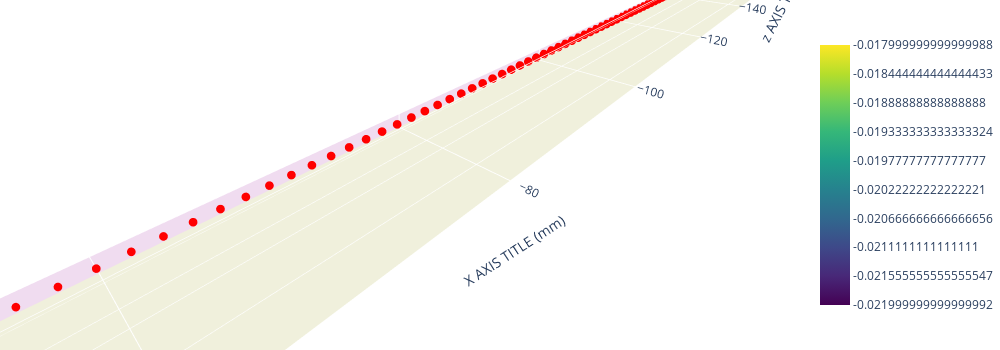

The code cell stored with this chart in its notebook:
### Markdown cell above
#### visualize fish object for inspection

### Code cell
base_fish.visualize_scatter(show_normals=2, show_point_currents=3, fig_width=1000, fig_height=350)
print(base_fish.get_N_receptors())

### Figure 1 — Plotly figure (JSON) as saved in the notebook; plotly's stock layout.template omitted (floating-point values rounded to 4 significant figures)
{"data": [{"marker": {"color": [0.01, 0.01, 0.01, 0.01, 0.01, 0.01, 0.01, 0.01, 0.01, 0.01, 0.01, 0.01, 0.01, 0.01, 0.01, 0.01, 0.01, 0.01, 0.01, 0.01, 0.01, 0.01, 0.01, 0.01, 0.01, 0.01, 0.01, 0.01, 0.01, 0.01, 0.01, 0.01, 0.01, 0.01, 0.01, 0.01, 0.01, 0.01, 0.01, 0.01, 0.01, 0.01, 0.01, 0.01, 0.01, 0.01, 0.01, 0.01, 0.01, 0.01, 0.01, 0.01, 0.01, 0.01, 0.01, 0.01, 0.01, 0.01, 0.01, 0.01, 0.01, 0.01, 0.01, 0.01, 0.01, 0.01, 0.01, 0.01, 0.01, 0.01, 0.01, 0.01, 0.01, 0.01, 0.01, 0.01, 0.01, 0.01, 0.01, 0.01, 0.01, 0.01, 0.01, 0.01, 0.01, 0.01, 0.01, 0.01, 0.01, 0.01, 0.01, 0.01, 0.01, 0.01, 0.01, 0.01, 0.01, 0.01, 0.01, 0.01, -1], "colorscale": [[0, "rgb(0,0,255)"], [1, "rgb(255,0,0)"]], "opacity": 1, "size": 3}, "mode": "markers", "showlegend": false, "type": "scatter3d", "x": [0, -1.5, -3.0, -4.5, -6.0, -7.5, -9.0, -10.5, -12.0, -13.5, -15.0, -16.5, -18.0, -19.5, -21.0, -22.5, -24.0, -25.5, -27.0, -28.5, -30, -31.5, -33, -34.5, -36, -37.5, -39.0, -40.5, -42.0, -43.5, -45, -46.5, -48, -49.5, -51, -52.5, -54.0, -55.5, -57.0, -58.5, -60, -61.5, -63, -64.5, -66, -67.5, -69, -70.5, -72, -73.5, -75, -76.5, -78, -79.5, -81, -82.5, -84, -85.5, -87, -88.5, -90, -91.5, -93, -94.5, -96, -97.5, -99, -100.5, -102, -103.5, -105, -106.5, -108, -109.5, -111, -112.5, -114, -115.5, -117, -118.5, -120, -121.5, -123, -124.5, -126, -127.5, -129, -130.5, -132, -133.5, -135, -136.5, -138, -139.5, -141, -142.5, -144, -145.5, -147, -148.5, -150], "y": [0, 0, 0, 0, 0, 0, 0, 0, 0, 0, 0, 0, 0, 0, 0, 0, 0, 0, 0, 0, 0, 0, 0, 0, 0, 0, 0, 0, 0, 0, 0, 0, 0, 0, 0, 0, 0, 0, 0, 0, 0, 0, 0, 0, 0, 0, 0, 0, 0, 0, 0, 0, 0, 0, 0, 0, 0, 0, 0, 0, 0, 0, 0, 0, 0, 0, 0, 0, 0, 0, 0, 0, 0, 0, 0, 0, 0, 0, 0, 0, 0, 0, 0, 0, 0, 0, 0, 0, 0, 0, 0, 0, 0, 0, 0, 0, 0, 0, 0, 0, 0], "z": [0, 0, 0, 0, 0, 0, 0, 0, 0, 0, 0, 0, 0, 0, 0, 0, 0, 0, 0, 0, 0, 0, 0, 0, 0, 0, 0, 0, 0, 0, 0, 0, 0, 0, 0, 0, 0, 0, 0, 0, 0, 0, 0, 0, 0, 0, 0, 0, 0, 0, 0, 0, 0, 0, 0, 0, 0, 0, 0, 0, 0, 0, 0, 0, 0, 0, 0, 0, 0, 0, 0, 0, 0, 0, 0, 0, 0, 0, 0, 0, 0, 0, 0, 0, 0, 0, 0, 0, 0, 0, 0, 0, 0, 0, 0, 0, 0, 0, 0, 0, 0]}, {"colorscale": [[0, "rgb(247,251,255)"], [0.125, "rgb(222,235,247)"], [0.25, "rgb(198,219,239)"], [0.375, "rgb(158,202,225)"], [0.5, "rgb(107,174,214)"], [0.625, "rgb(66,146,198)"], [0.75, "rgb(33,113,181)"], [0.875, "rgb(8,81,156)"], [1, "rgb(8,48,107)"]], "showlegend": false, "showscale": false, "sizemode": "absolute", "sizeref": 2, "type": "cone", "u": [0, 0, 0], "v": [1, 1, 1], "w": [0, 0, 0], "x": [-18.0, -20.0, -22.0], "y": [9, 9, 9], "z": [0, 0, 0]}, {"marker": {"cmax": 1, "cmin": 0, "color": [1, 0.5, 0], "colorbar": {"len": 0.8, "tickmode": "array", "ticktext": [-0.022, -0.02156, -0.02111, -0.02067, -0.02022, -0.01978, -0.01933, -0.01889, -0.01844, -0.018], "tickvals": [0, 0.1111, 0.2222, 0.3333, 0.4444, 0.5556, 0.6667, 0.7778, 0.8889, 1]}, "colorscale": [[0, "#440154"], [0.1111, "#482878"], [0.2222, "#3e4989"], [0.3333, "#31688e"], [0.4444, "#26828e"], [0.5556, "#1f9e89"], [0.6667, "#35b779"], [0.7778, "#6ece58"], [0.8889, "#b5de2b"], [1, "#fde725"]], "opacity": 0.8, "size": 10}, "mode": "markers", "showlegend": false, "type": "scatter3d", "x": [-18.0, -20.0, -22.0], "y": [9, 9, 9], "z": [0, 0, 0]}], "layout": {"height": 350, "margin": {"b": 0, "l": 0, "r": 0, "t": 0}, "scene": {"aspectmode": "data", "xaxis": {"backgroundcolor": "rgb(220, 220, 240)", "gridcolor": "white", "showbackground": true, "title": {"text": "X AXIS TITLE (mm)"}, "zerolinecolor": "white"}, "yaxis": {"backgroundcolor": "rgb(240, 220, 240)", "gridcolor": "white", "showbackground": true, "title": {"text": "Y AXIS TITLE (mm)"}, "zerolinecolor": "white"}, "zaxis": {"backgroundcolor": "rgb(240, 240, 220)", "gridcolor": "white", "showbackground": true, "title": {"text": "z AXIS TITLE (mm)"}, "zerolinecolor": "white"}}, "width": 1000}}
